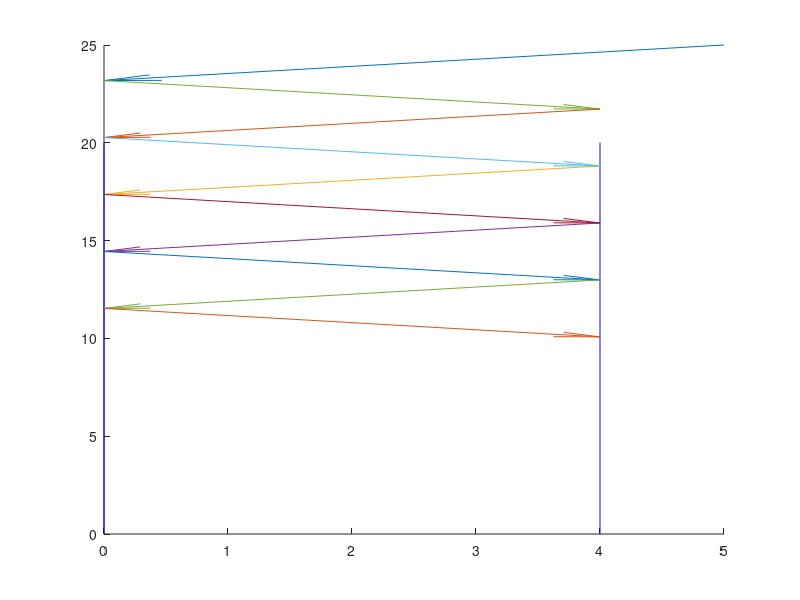

Write MATLAB code to recreate this figure.
%******************************************************************
%***      m PROPRIETARY SOURCE FILE IDENTIFICATION               ***
%*******************************************************************
% $Author: jb $
%
% $Date:  $
% $HeadURL:  $
% $Id:  $
%*******************************************************************
%***                         DESCRIPTION                         ***
%*******************************************************************
%@doc
%@module
%			@author: Jackie Michael Bell
%			COPYRIGHT <cp> Jackie Michael Bell
%			Property of Jackie Michael Bell<rtm>. All Rights Reserved.
%			This source code file contains proprietary
%			and confidential information.
%
%
%@head3 		Description. | 
%               
%@normal
%********************************************************************
%***                     SVN CHANGE RECORD                       ***
%*******************************************************************
%*$Revision:  $
%*
%*
%******************************************************************/
clc
clear all
%close all
ret = 0;
more off
%addpath('J:/sandboxR7/svnmatlab/Latex')
%addpath('J:/sandboxR9/svnmatlab')
%addpath('J:/sandboxR9/svnmatlab/mps/common')
%addpath('J:/sandboxR9/svnmatlab/latex/export_fig')
%addpath('J:/sandboxR9/svnmatlab/mps/main')
clf
MaxRay = 3;

lgtray = struct('angle',0.0,'slope',0.0,'xin',0.0,'yin',0.0,'xout',0.0,'yout',0.0);

drawArrow = @(x,y) quiver( x(1),y(1),x(2)-x(1),y(2)-y(1),0 ) ;   
rad2ang = @(rad) (180/pi())*rad;

XL = [0.0,0.0];
YL = [0.0,20.0];

XR = [4.0,4.0];
YR = YL;
phi = 200*pi()/180;

hold on 
plot(XL,YL,'-b');
plot(XR,YR,'-b');


lgtray(1).anglei = 0;
lgtray(1).slopei = 0;
lgtray(1).angler = phi;   
lgtray(1).sloper = tan(lgtray(1).angler);
lgtray(1).xin = 5.0;
lgtray(1).yin = 25.0;
lgtray(1).xout = XL(1);
lgtray(1).yout = lgtray(1).sloper*(XL(1)-lgtray(1).xin)+lgtray(1).yin;

for ii = 1:10
    if ii ~= 1
        lgtray(ii).anglei = lgtray(ii-1).angler-pi();
        
        lgtray(ii).slopei = tan(lgtray(ii).anglei);

        lgtray(ii).angler = 2*pi()-lgtray(ii).anglei;   
        lgtray(ii).sloper = tan(lgtray(ii).angler);


        if( lgtray(ii).angler < pi()/2 || lgtray(ii).angler > 3*pi()/2)
            lgtray(ii).xout = XR(1);
        else
            lgtray(ii).xout = XL(1);
        end

       
        lgtray(ii).xin = lgtray(ii-1).xout;
        lgtray(ii).yin = lgtray(ii-1).yout;
        lgtray(ii).yout = lgtray(ii).sloper*(lgtray(ii).xout-lgtray(ii).xin)+lgtray(ii).yin;
    end
    fprintf("Ray%d thetain=%0.4f;thetaout=%0.4f;xout=%0.2f,yout%0.2f\n",...
        ii,...
        rad2ang(lgtray(ii).anglei),...
         rad2ang(lgtray(ii).angler),lgtray(ii).xout,lgtray(ii).yout);

    
    h = drawArrow([lgtray(ii).xin,lgtray(ii).xout],[lgtray(ii).yin,lgtray(ii).yout]);
    set(h,'MaxHeadSize',0.05,'AutoScaleFactor',1);
end

hold off
